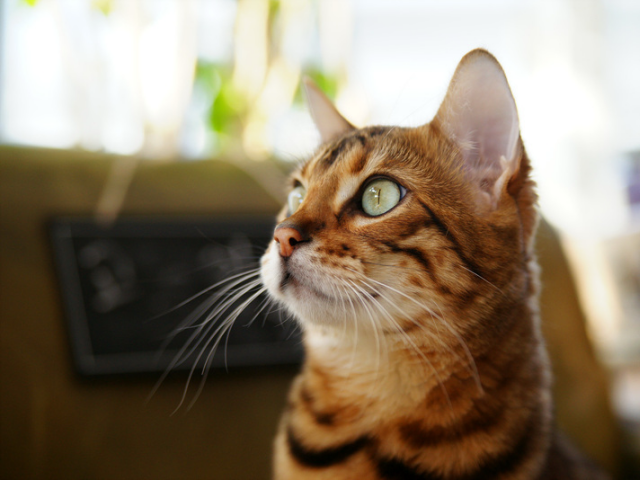
#> input picture cat.bmp, 640 x 480 px
$ python mat_practice.py
#> lines starting #> are read from the running program, lines starting #| are printed output that depends on the picture
import matplotlib.pyplot as plt
import cv2

# Color print - RGB convert
imgBGR = cv2.imread("cat.bmp")
#> imgBGR is the input picture: shape (480, 640, 3); mean B, G, R 104.5, 125.6, 140.8
imgRGB = cv2.cvtColor(imgBGR, cv2.COLOR_BGR2RGB)

plt.axis("off")
plt.imshow(imgRGB)
plt.show()


# Grey print
imgGray = cv2.imread("cat.bmp", cv2.IMREAD_GRAYSCALE)
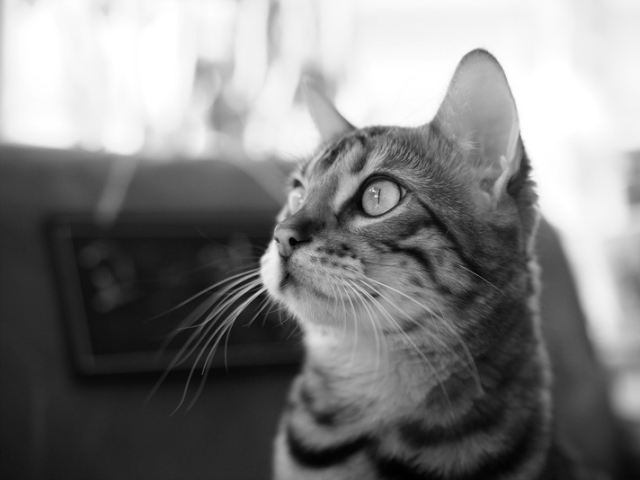
#> imgGray: shape (480, 640); min 0, max 255, mean 127.8

plt.imshow(imgGray, cmap="gray")
plt.show()

# print two image together
plt.subplot(121), plt.axis("off"), plt.imshow(imgRGB)
plt.subplot(122), plt.axis("off"), plt.imshow(imgGray)
plt.show()
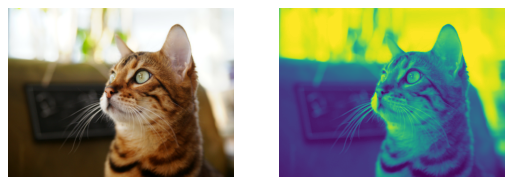
#> figure drawn by matplotlib, 2 panels

$ run again, with airplane.bmp copied over cat.bmp
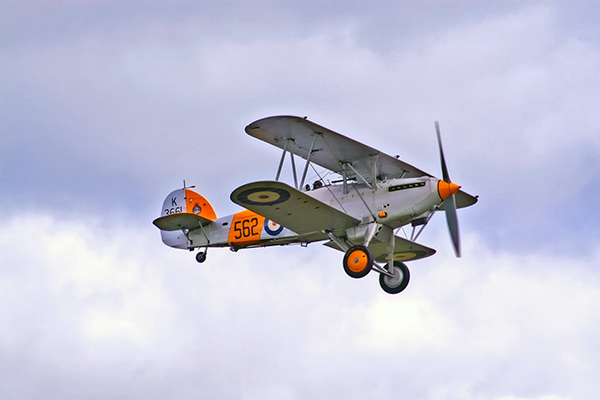
#> input picture airplane.bmp, 600 x 400 px
#> imgBGR is the input picture: shape (400, 600, 3); mean B, G, R 217.1, 197.6, 196.8
#> `imgGray = cv2.imread("cat.bmp", cv2.IMREAD_GRAYSCALE)`:
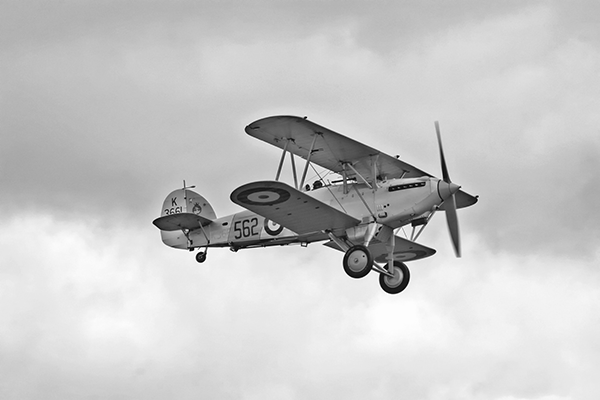
#> imgGray: shape (400, 600); min 0, max 255, mean 199.6
#> `plt.show()`:
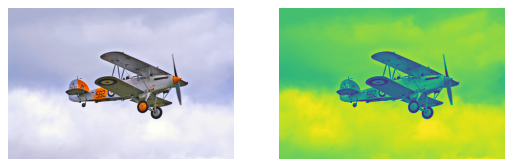
#> figure drawn by matplotlib, 2 panels

$ run again, with field.bmp copied over cat.bmp
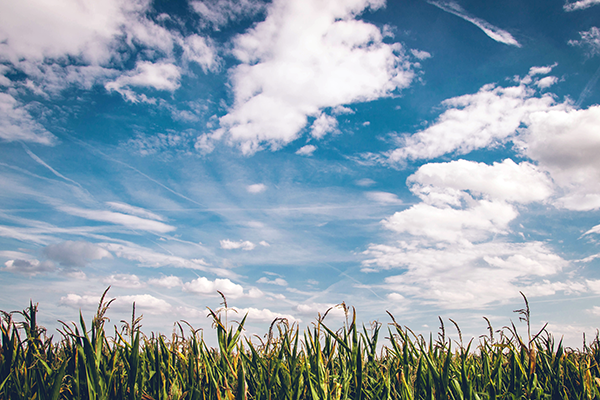
#> input picture field.bmp, 600 x 400 px
#> imgBGR is the input picture: shape (400, 600, 3); mean B, G, R 173.2, 160.3, 141.8
#> `imgGray = cv2.imread("cat.bmp", cv2.IMREAD_GRAYSCALE)`:
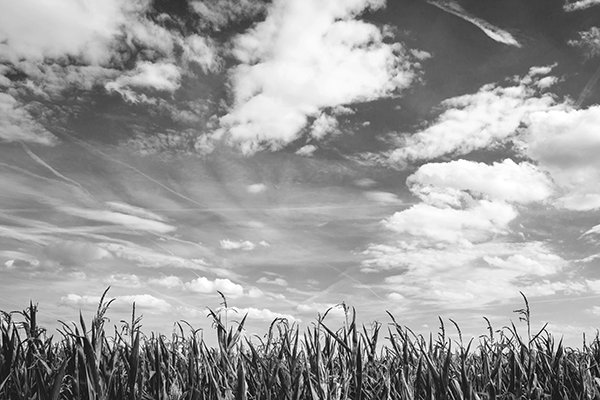
#> imgGray: shape (400, 600); min 0, max 255, mean 156.2
#> `plt.show()`:
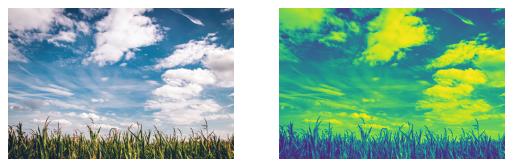
#> figure drawn by matplotlib, 2 panels
